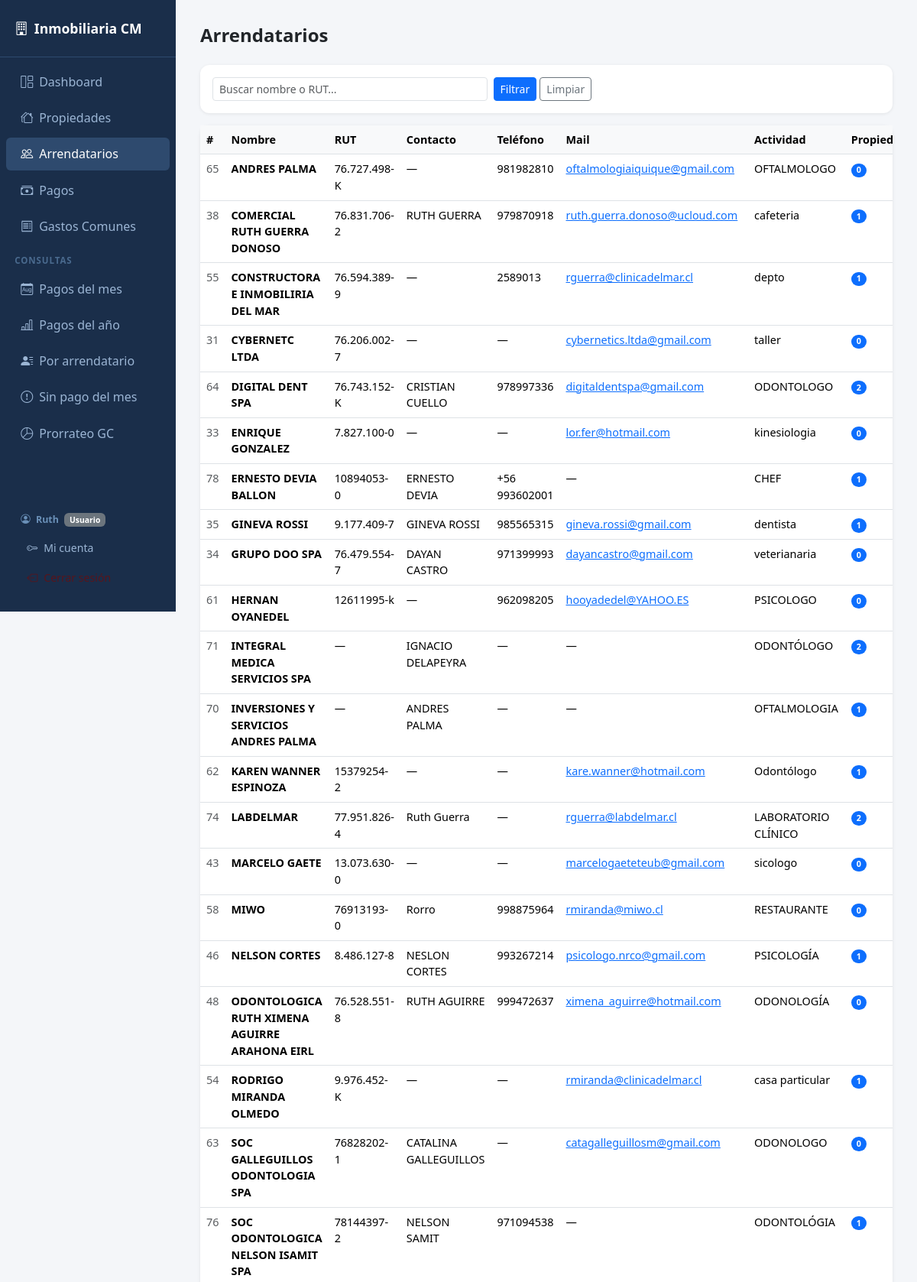
Screenshot of /arrendatarios (signed in, upper part) with the database file from the repository.
### models.py (models this page shows)
class Base(DeclarativeBase):
    pass

class Arrendatario(Base):
    __tablename__ = "arrendatarios"
    id_arrendatario = Column(Integer, primary_key=True, autoincrement=True)
    nombre_arrendatario = Column(String(100))
    rut_arrendatario = Column(String(20), unique=True)
    contacto = Column(String(100))
    telefono = Column(String(20))
    mail = Column(String(100))
    actividad_arrendatario = Column(String(100))
    propiedades = relationship("Propiedad", back_populates="arrendatario")

### app.py (the view)
@app.route("/arrendatarios")
@login_required
@permiso_required("ver_arrendatarios")
def arrendatarios():
    q = request.args.get("q","")
    with Session(engine) as s:
        q2 = (s.query(Arrendatario, func.count(Propiedad.id_propiedad).label("num_propiedades"))
              .outerjoin(Propiedad, Arrendatario.id_arrendatario == Propiedad.id_arrendatario)
              .group_by(Arrendatario.id_arrendatario))
        if q:
            q2 = q2.filter(Arrendatario.nombre_arrendatario.ilike(f"%{q}%") |
                           Arrendatario.rut_arrendatario.ilike(f"%{q}%"))
        rows = q2.order_by(Arrendatario.nombre_arrendatario).all()
        result = [{**{c.key: getattr(a, c.key) for c in a.__mapper__.columns}, "num_propiedades": n}
                  for a, n in rows]
    return render_template("arrendatarios.html", arrendatarios=result, q=q)

### app.py (called while the page is built)
def login_required(f):
    @functools.wraps(f)
    def decorated(*args, **kwargs):
        if not session.get("id_usuario"):
            return redirect(url_for("login"))
        return f(*args, **kwargs)
    return decorated

def es_admin():
    return session.get("rol") == "admin"

def tiene_permiso(permiso: str) -> bool:
    if session.get("rol") == "admin":
        return True
    permisos = session.get("permisos", "")
    return permiso in permisos.split(",")

def permiso_required(permiso: str):
    def decorator(f):
        @functools.wraps(f)
        def decorated(*args, **kwargs):
            if not session.get("id_usuario"):
                return redirect(url_for("login"))
            if not tiene_permiso(permiso):
                flash("No tienes permiso para acceder a esta sección.", "danger")
                return redirect(url_for("dashboard"))
            return f(*args, **kwargs)
        return decorated
    return decorator

@app.context_processor
def inject_globals():
    return {
        "es_admin":       es_admin(),
        "rol_usuario":    session.get("rol", ""),
        "tiene_permiso":  tiene_permiso,
    }

### templates/arrendatarios.html (shortened to what this page needs)
{% extends "base.html" %}
{% block content %}
<div class="d-flex justify-content-between align-items-center mb-4">
  <h4 class="fw-bold mb-0">Arrendatarios</h4>
</div>
<div class="card p-3 mb-3">
  <form class="row g-2" method="get">
    <div class="col-md-5">
      <input class="form-control form-control-sm" name="q" placeholder="Buscar nombre o RUT..." value="{{ q }}">
    </div>
    <div class="col-auto">
      <button class="btn btn-sm btn-primary">Filtrar</button>
      <a class="btn btn-sm btn-outline-secondary" href="/arrendatarios">Limpiar</a>
    </div>
  </form>
</div>
<div class="card">
  <div class="table-responsive">
    <table class="table table-hover mb-0">
      <thead>
        <tr><th>#</th><th>Nombre</th><th>RUT</th><th>Contacto</th><th>Teléfono</th><th>Mail</th><th>Actividad</th><th>Propiedades</th><th></th></tr>
      </thead>
      <tbody>
        {% for a in arrendatarios %}
        <tr>
          <td class="text-muted">{{ a.id_arrendatario }}</td>
          <td class="fw-semibold">{{ a.nombre_arrendatario or "—" }}</td>
          <td>{{ a.rut_arrendatario or "—" }}</td>
          <td>{{ a.contacto or "—" }}</td>
          <td>{{ a.telefono or "—" }}</td>
          <td>
            {% if a.mail %}
              <a href="mailto:{{ a.mail }}">{{ a.mail }}</a>
            {% else %}—{% endif %}
          </td>
          <td>{{ a.actividad_arrendatario or "—" }}</td>
          <td><span class="badge bg-primary rounded-pill">{{ a.num_propiedades }}</span></td>
        </tr>
        {% endfor %}
      </tbody>
    </table>
  </div>
</div>
{% endblock %}

### templates/base.html (style rules this page uses)
body { background: #f4f6f9; font-family: 'Segoe UI', sans-serif; }
.card { border: none; border-radius: 12px; box-shadow: 0 1px 4px rgba(0,0,0,.08); }
table { font-size: .9rem; }
th { background: #f8f9fa !important; font-weight: 600; color: #495057; }

### rows the page displays
Arrendatario: id_arrendatario "65", nombre_arrendatario "ANDRES PALMA", rut_arrendatario "76.727.498-K", contacto "—", telefono "981982810", mail "oftalmologiaiquique@gmail.com", actividad_arrendatario "OFTALMOLOGO", num_propiedades "0"
Arrendatario: id_arrendatario "38", nombre_arrendatario "COMERCIAL RUTH GUERRA DONOSO", rut_arrendatario "76.831.706-2", contacto "RUTH GUERRA", telefono "979870918", mail "ruth.guerra.donoso@ucloud.com", actividad_arrendatario "cafeteria", num_propiedades "1"
Arrendatario: id_arrendatario "55", nombre_arrendatario "CONSTRUCTORA E INMOBILIRIA DEL MAR", rut_arrendatario "76.594.389-9", contacto "—", telefono "2589013", mail "rguerra@clinicadelmar.cl", actividad_arrendatario "depto", num_propiedades "1"
Arrendatario: id_arrendatario "31", nombre_arrendatario "CYBERNETC LTDA", rut_arrendatario "76.206.002-7", contacto "—", telefono "—", mail "cybernetics.ltda@gmail.com", actividad_arrendatario "taller", num_propiedades "0"
Arrendatario: id_arrendatario "64", nombre_arrendatario "DIGITAL DENT SPA", rut_arrendatario "76.743.152-K", contacto "CRISTIAN CUELLO", telefono "978997336", mail "digitaldentspa@gmail.com", actividad_arrendatario "ODONTOLOGO", num_propiedades "2"
Arrendatario: id_arrendatario "33", nombre_arrendatario "ENRIQUE GONZALEZ", rut_arrendatario "7.827.100-0", contacto "—", telefono "—", mail "lor.fer@hotmail.com", actividad_arrendatario "kinesiologia", num_propiedades "0"
Arrendatario: id_arrendatario "78", nombre_arrendatario "ERNESTO DEVIA BALLON", rut_arrendatario "10894053-0", contacto "ERNESTO DEVIA", telefono "+56 993602001", actividad_arrendatario "CHEF", num_propiedades "1"
Arrendatario: id_arrendatario "35", nombre_arrendatario "GINEVA ROSSI", rut_arrendatario "9.177.409-7", contacto "GINEVA ROSSI", telefono "985565315", mail "gineva.rossi@gmail.com", actividad_arrendatario "dentista", num_propiedades "1"
Arrendatario: id_arrendatario "34", nombre_arrendatario "GRUPO DOO SPA", rut_arrendatario "76.479.554-7", contacto "DAYAN CASTRO", telefono "971399993", mail "dayancastro@gmail.com", actividad_arrendatario "veterianaria", num_propiedades "0"
Arrendatario: id_arrendatario "61", nombre_arrendatario "HERNAN OYANEDEL", rut_arrendatario "12611995-k", contacto "—", telefono "962098205", mail "hooyadedel@YAHOO.ES", actividad_arrendatario "PSICOLOGO", num_propiedades "0"
Arrendatario: id_arrendatario "71", nombre_arrendatario "INTEGRAL MEDICA SERVICIOS SPA", rut_arrendatario "—", contacto "IGNACIO DELAPEYRA", telefono "—", actividad_arrendatario "ODONTÓLOGO", num_propiedades "2"
Arrendatario: id_arrendatario "70", nombre_arrendatario "INVERSIONES Y SERVICIOS ANDRES PALMA", rut_arrendatario "—", contacto "ANDRES PALMA", telefono "—", actividad_arrendatario "OFTALMOLOGIA", num_propiedades "1"
Arrendatario: id_arrendatario "62", nombre_arrendatario "KAREN WANNER ESPINOZA", rut_arrendatario "15379254-2", contacto "—", telefono "—", mail "kare.wanner@hotmail.com", actividad_arrendatario "Odontólogo", num_propiedades "1"
Arrendatario: id_arrendatario "74", nombre_arrendatario "LABDELMAR", rut_arrendatario "77.951.826-4", contacto "Ruth Guerra", telefono "—", mail "rguerra@labdelmar.cl", actividad_arrendatario "LABORATORIO CLÍNICO", num_propiedades "2"
Arrendatario: id_arrendatario "43", nombre_arrendatario "MARCELO GAETE", rut_arrendatario "13.073.630-0", contacto "—", telefono "—", mail "marcelogaeteteub@gmail.com", actividad_arrendatario "sicologo", num_propiedades "0"
Arrendatario: id_arrendatario "58", nombre_arrendatario "MIWO", rut_arrendatario "76913193-0", contacto "Rorro", telefono "998875964", mail "rmiranda@miwo.cl", actividad_arrendatario "RESTAURANTE", num_propiedades "0"
Arrendatario: id_arrendatario "46", nombre_arrendatario "NELSON CORTES", rut_arrendatario "8.486.127-8", contacto "NESLON CORTES", telefono "993267214", mail "psicologo.nrco@gmail.com", actividad_arrendatario "PSICOLOGÍA", num_propiedades "1"
Arrendatario: id_arrendatario "48", nombre_arrendatario "ODONTOLOGICA RUTH XIMENA AGUIRRE ARAHONA EIRL", rut_arrendatario "76.528.551-8", contacto "RUTH AGUIRRE", telefono "999472637", mail "ximena_aguirre@hotmail.com", actividad_arrendatario "ODONOLOGÍA", num_propiedades "0"
Arrendatario: id_arrendatario "54", nombre_arrendatario "RODRIGO MIRANDA OLMEDO", rut_arrendatario "9.976.452-K", contacto "—", telefono "—", mail "rmiranda@clinicadelmar.cl", actividad_arrendatario "casa particular", num_propiedades "1"
Arrendatario: id_arrendatario "63", nombre_arrendatario "SOC GALLEGUILLOS ODONTOLOGIA SPA", rut_arrendatario "76828202-1", contacto "CATALINA GALLEGUILLOS", telefono "—", mail "catagalleguillosm@gmail.com", actividad_arrendatario "ODONOLOGO", num_propiedades "0"
Arrendatario: id_arrendatario "76", nombre_arrendatario "SOC ODONTOLOGICA NELSON ISAMIT SPA", rut_arrendatario "78144397-2", contacto "NELSON SAMIT", telefono "971094538", actividad_arrendatario "ODONTOLÓGIA", num_propiedades "1"

### other values shown
{{ session.get('nombre','') }} "Ruth"
{{ 'Admin' if es_admin else 'Usuario' }} "Usuario"
